Frame 1 (no input): blank canvas, image omitted
Frame 60 (the mouse pressed at the canvas centre just before this capture): blank canvas, image omitted
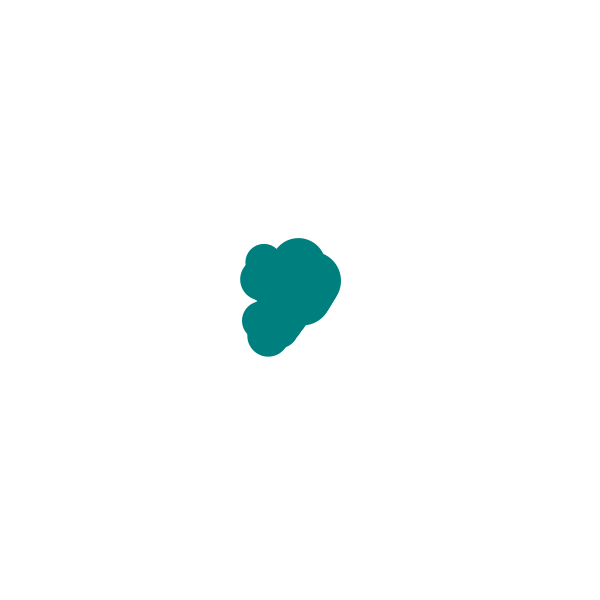
Frame 120 (the mouse held since frame 60 and released just before this capture)

The Processing sketch whose frames 1 and 60 were blank and that drew this single picture after the mouse press (run headless with seeded random() and noise(); from frame 60 on, the mouse is pressed at the canvas centre):

// Processing sketch: week10_03
// ── week10_03.pde
// color variable as class field

// this sketch uses a basic ball or particle-type behavior
// to create a "painting" kind of effect. while the mouse is 
// pressed, a new instance is created every five frames. 

// change the class definition of "Brushstroke" to have a 
// color field. Then change the constructor arguments to accept 
// a color argument, which should set the object's color field. 

// finally, update the line of code which creates new brushstrokes
// to accept a color value. try using a color value which maps to 
// the position of the mouse on the screen. see the example gif
// to get an idea.

Brushstroke b;

void setup() {
  size(600, 600);
  noStroke();
  background(255);
}

void draw() {
  if (mousePressed) {
    if (frameCount % 5 == 0) {
      b = new Brushstroke(mouseX, mouseY);
    }

    if (b != null) {
      b.update();
      b.display();
    }
  }
}


class Brushstroke {
  float x, y;
  float vx, vy;
  float siz;
  float lifetime = 10;

  Brushstroke(float x, float y) {
    this.x = x;
    this.y = y;
    vx = random(-8, 8);
    vy = random(-8, 8);
    siz = random(30, 60);
  }

  void update() {
    x += vx;
    y += vy;
  }

  void display() {
    fill(0,map(mouseX,0,width, 0,255), map(mouseY, 0, height, 0,255));
    noStroke();
    ellipse(x, y, siz, siz);
  }
}
